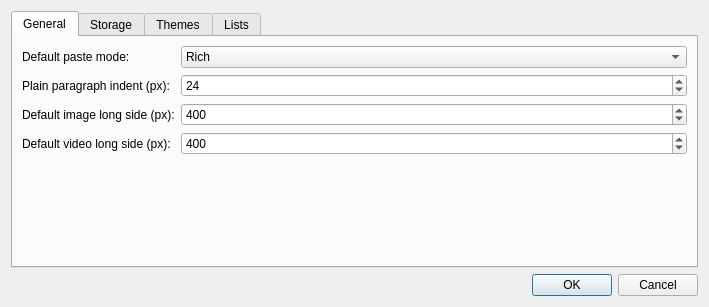
<?xml version="1.0" encoding="UTF-8"?>
<ui version="4.0">
 <class>SettingsDialog</class>
 <widget class="QDialog" name="SettingsDialog">
  <property name="geometry">
   <rect>
    <x>0</x>
    <y>0</y>
    <width>709</width>
    <height>307</height>
   </rect>
  </property>
  <property name="windowTitle">
   <string>Settings</string>
  </property>
  <layout class="QVBoxLayout" name="verticalLayout">
   <item>
    <widget class="QTabWidget" name="tabWidget">
     <widget class="QWidget" name="tabGeneral">
      <attribute name="title">
       <string>General</string>
      </attribute>
      <layout class="QFormLayout" name="formLayoutGeneral">
       <item row="0" column="0">
        <widget class="QLabel" name="labelPaste">
         <property name="text">
          <string>Default paste mode:</string>
         </property>
        </widget>
       </item>
       <item row="0" column="1">
        <widget class="QComboBox" name="comboPasteMode">
         <item>
          <property name="text">
           <string>Rich</string>
          </property>
         </item>
         <item>
          <property name="text">
           <string>Text Only</string>
          </property>
         </item>
         <item>
          <property name="text">
           <string>Match Style</string>
          </property>
         </item>
         <item>
          <property name="text">
           <string>Clean Formatting</string>
          </property>
         </item>
        </widget>
       </item>
       <item row="1" column="0">
        <widget class="QLabel" name="labelIndent">
         <property name="text">
          <string>Plain paragraph indent (px):</string>
         </property>
        </widget>
       </item>
       <item row="1" column="1">
        <widget class="QSpinBox" name="spinIndentPx">
         <property name="minimum">
          <number>4</number>
         </property>
         <property name="maximum">
          <number>160</number>
         </property>
         <property name="singleStep">
          <number>2</number>
         </property>
         <property name="value">
          <number>24</number>
         </property>
        </widget>
       </item>
       <item row="2" column="0">
        <widget class="QLabel" name="labelImageLong">
         <property name="text">
          <string>Default image long side (px):</string>
         </property>
        </widget>
       </item>
       <item row="2" column="1">
        <widget class="QSpinBox" name="spinImageLong">
         <property name="minimum">
          <number>100</number>
         </property>
         <property name="maximum">
          <number>8000</number>
         </property>
         <property name="singleStep">
          <number>50</number>
         </property>
         <property name="value">
          <number>400</number>
         </property>
        </widget>
       </item>
       <item row="3" column="0">
        <widget class="QLabel" name="labelVideoLong">
         <property name="text">
          <string>Default video long side (px):</string>
         </property>
        </widget>
       </item>
       <item row="3" column="1">
        <widget class="QSpinBox" name="spinVideoLong">
         <property name="minimum">
          <number>100</number>
         </property>
         <property name="maximum">
          <number>8000</number>
         </property>
         <property name="singleStep">
          <number>50</number>
         </property>
         <property name="value">
          <number>400</number>
         </property>
        </widget>
       </item>
      </layout>
     </widget>
     <widget class="QWidget" name="tabStorage">
      <attribute name="title">
       <string>Storage</string>
      </attribute>
      <layout class="QFormLayout" name="formLayoutStorage">
       <item row="0" column="0">
        <widget class="QLabel" name="labelDbRoot">
         <property name="text">
          <string>Databases root folder:</string>
         </property>
        </widget>
       </item>
       <item row="0" column="1">
        <widget class="QWidget" name="widgetDbRoot" native="true">
         <layout class="QHBoxLayout" name="hLayoutDbRoot">
          <item>
           <widget class="QLineEdit" name="editDbRoot"/>
          </item>
          <item>
           <widget class="QPushButton" name="btnBrowseDbRoot">
            <property name="text">
             <string>Browse…</string>
            </property>
           </widget>
          </item>
         </layout>
        </widget>
       </item>
       <item row="1" column="0">
        <widget class="QLabel" name="labelSettingsPath">
         <property name="text">
          <string>Settings file:</string>
         </property>
        </widget>
       </item>
       <item row="1" column="1">
        <widget class="QWidget" name="widgetSettingsPath" native="true">
         <layout class="QHBoxLayout" name="hLayoutSettingsPath">
          <item>
           <widget class="QLineEdit" name="editSettingsPath">
            <property name="readOnly">
             <bool>true</bool>
            </property>
           </widget>
          </item>
                        <item>
                         <widget class="QPushButton" name="btnBrowseSettingsPath">
                            <property name="text">
                             <string>Change…</string>
                            </property>
                         </widget>
                        </item>
          <item>
           <widget class="QPushButton" name="btnOpenSettingsFolder">
            <property name="text">
             <string>Open Folder</string>
            </property>
           </widget>
          </item>
         </layout>
        </widget>
       </item>
      </layout>
     </widget>
     <widget class="QWidget" name="tabThemes">
      <attribute name="title">
       <string>Themes</string>
      </attribute>
      <layout class="QFormLayout" name="formLayoutThemes">
       <item row="0" column="0">
        <widget class="QLabel" name="labelTheme">
         <property name="text">
          <string>Theme:</string>
         </property>
        </widget>
       </item>
       <item row="0" column="1">
        <widget class="QComboBox" name="comboTheme">
         <item>
          <property name="text">
           <string>Default</string>
          </property>
         </item>
         <item>
          <property name="text">
           <string>High Contrast</string>
          </property>
         </item>
        </widget>
       </item>
       <item row="1" column="0">
        <widget class="QLabel" name="labelThemeNote">
         <property name="text">
          <string>Note: Hover preview will be added later.</string>
         </property>
        </widget>
       </item>
      </layout>
     </widget>
     <widget class="QWidget" name="tabLists">
      <attribute name="title">
       <string>Lists</string>
      </attribute>
      <layout class="QFormLayout" name="formLayoutLists">
       <item row="0" column="0">
        <widget class="QLabel" name="labelOrdered">
         <property name="text">
          <string>Ordered list scheme:</string>
         </property>
        </widget>
       </item>
       <item row="0" column="1">
        <widget class="QComboBox" name="comboOrdered">
         <item>
          <property name="text">
           <string>Classic (I, A, 1, a, i)</string>
          </property>
         </item>
         <item>
          <property name="text">
           <string>Decimal (1, 2, 3)</string>
          </property>
         </item>
        </widget>
       </item>
       <item row="1" column="0">
        <widget class="QLabel" name="labelUnordered">
         <property name="text">
          <string>Unordered list scheme:</string>
         </property>
        </widget>
       </item>
       <item row="1" column="1">
        <widget class="QComboBox" name="comboUnordered">
         <item>
          <property name="text">
           <string>Disc → Circle → Square</string>
          </property>
         </item>
         <item>
          <property name="text">
           <string>Disc only</string>
          </property>
         </item>
        </widget>
       </item>
      </layout>
     </widget>
    </widget>
   </item>
   <item>
    <widget class="QDialogButtonBox" name="buttonBox">
     <property name="orientation">
      <enum>Qt::Horizontal</enum>
     </property>
     <property name="standardButtons">
      <set>QDialogButtonBox::Cancel|QDialogButtonBox::Ok</set>
     </property>
    </widget>
   </item>
  </layout>
 </widget>
 <resources/>
 <connections>
  <connection>
   <sender>buttonBox</sender>
   <signal>accepted()</signal>
   <receiver>SettingsDialog</receiver>
   <slot>accept()</slot>
   <hints>
    <hint type="sourcelabel">
     <x>20</x>
     <y>20</y>
    </hint>
    <hint type="destinationlabel">
     <x>20</x>
     <y>20</y>
    </hint>
   </hints>
  </connection>
  <connection>
   <sender>buttonBox</sender>
   <signal>rejected()</signal>
   <receiver>SettingsDialog</receiver>
   <slot>reject()</slot>
   <hints>
    <hint type="sourcelabel">
     <x>20</x>
     <y>20</y>
    </hint>
    <hint type="destinationlabel">
     <x>20</x>
     <y>20</y>
    </hint>
   </hints>
  </connection>
 </connections>
</ui>
